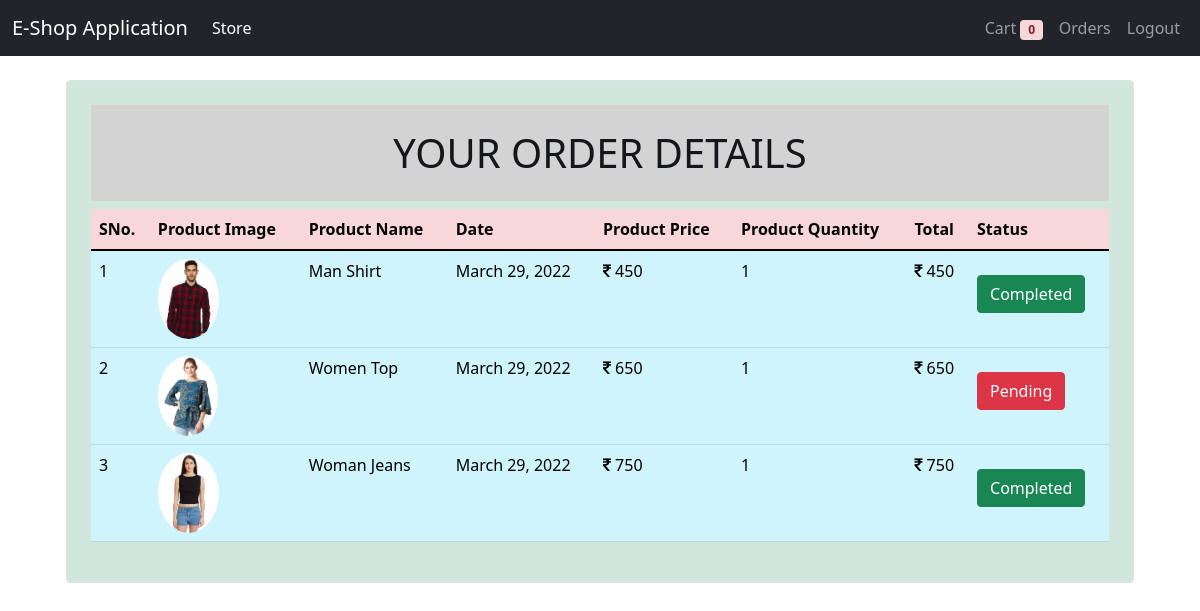
The app's page /orders/ (signed in) with its own data.
### store/models/orders.py (models this page shows, shortened)
class Order(models.Model):
    product = models.ForeignKey(Product , on_delete= models.CASCADE)
    customer = models.ForeignKey(Customer , on_delete= models.CASCADE)
    quantity = models.IntegerField(default= 1)
    price = models.IntegerField()
    address = models.CharField(max_length= 150 , default= '')
    phone = models.CharField(max_length= 50 , default= '')
    date = models.DateField(default= datetime.datetime.today)
    status = models.BooleanField(default=False)
    @staticmethod
    def getOrderByCustomer(customerID):
        return Order.objects.filter(customer = customerID)

### store/models/product.py (models this page shows, shortened)
class Product(models.Model):
    name = models.CharField(max_length= 50)
    price = models.IntegerField(default= 0)
    category = models.ForeignKey(Ctaegory , on_delete= models.CASCADE , default= 1)
    description = models.CharField(max_length= 200 , default= '')
    image = models.ImageField(upload_to ='uploads/products/')

### store/middlewares/auth.py (the view)
    def middlewares(request):
        returnUrl = request.META['PATH_INFO']
        if not request.session.get('customer'):
            return redirect(f'/login?return_url={returnUrl}')
        response = get_response(request)
        return response

### store/templatetags/cart.py (called while the page is built)
@register.filter(name="orderPrice")
def orderPrice(quantity , price):
    return quantity * price

### store/views/cart.py (called while the page is built)
    def get(self, request):
        customer = request.session.get('customer')
        orders = Order.getOrderByCustomer(customer)
        return render(request, 'orders.html', {'orders': orders})

### store/templates/orders.html
{% extends 'base.html' %}
{% block content %}
{% load cart %}
<div class="container mt-3">
    <div class="border rounded p-4 m-4 alert-success">
        <h1 class="text-center alert-dark py-4">YOUR ORDER DETAILS</h1>
        <table class="table ">
            <thead class="table-danger">
                <tr>
                    <th>SNo.</th>
                    <th>Product Image</th>
                    <th>Product Name</th>
                    <th>Date</th>
                    <th>Product Price</th>
                    <th>Product Quantity</th>
                    <th>Total</th>
                    <th>Status</th>
                </tr>
            </thead>
            <tbody class="table-info">
                {% for order in orders %}
                <tr>
                    <td>{{forloop.counter}}</td>
                    <td><img src="{{order.product.image.url}}" class="rounded-circle" style="height: 80px;"></td>
                    <td> {{ order.product.name }} </td>
                    <td> {{ order.date }} </td>
                    <td><i class="fa fa-inr"></i> {{ order.product.price }} </td>
                    <td> {{ order.quantity }} </td>
                    <td><i class="fa fa-inr"></i> {{ order.quantity|orderPrice:order.product.price }} </td>
                    {% if order.status %}
                    <td><small class="btn btn-success my-3"> Completed </small></td>
                    {% else %}
                    <td><small class="btn btn-danger my-3"> Pending </small></td>
                    {% endif %}
                </tr>
                {% endfor %}
            </tbody>
        </table>
    </div>
</div>
{% endblock %}

### records on screen
Order: product.image (picture), product.name "Man Shirt", date "March 29, 2022", product.price "450", quantity "1", quantity|orderPrice "450", status "Completed"
Order: product.image (picture), product.name "Women Top", date "March 29, 2022", product.price "650", quantity "1", quantity|orderPrice "650", status "Pending"
Order: product.image (picture), product.name "Woman Jeans", date "March 29, 2022", product.price "750", quantity "1", quantity|orderPrice "750", status "Completed"

### other values on screen
{{ request.session.cart.keys|length }} "0"
